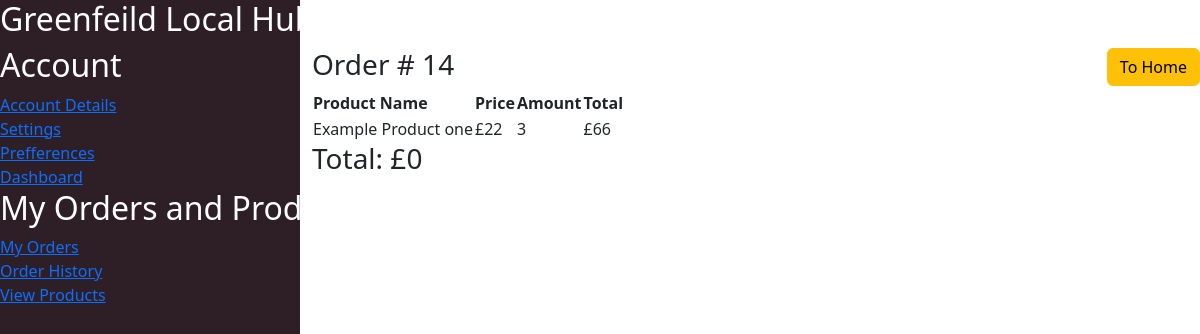
/view-order/14 (signed in), run on the app's committed database.
### tables this page shows
CREATE TABLE "OrderItem" (
        ID integer primary key autoincrement not null,
        CustomerAccountID integer not null,
        ProductID integer not null,
        Amount integer not null default 1,
        BusinessAccountID integer not null,
        OrderID integer,
        foreign key (OrderID) references CustomerOrder (ID) on delete cascade,
        foreign key (CustomerAccountID) references CustomerAccount (ID) on delete cascade,
        foreign key (BusinessAccountID) references BusinessAccount (ID) on delete cascade,
        foreign key (ProductID) references Product (ID) on delete cascade
    );

CREATE TABLE Product (
        ID integer primary key autoincrement not null,
        ProductName varchar(50) not null,
        Description varchar(450) not null,
        Cost decimal(5, 2) not null,
        Unit varchar(10) not null,
        Stock int (3) not null default (0),
        Allergens varchar(250) not null default ('No allergens'),
        Method varchar(500) not null,
        DeliveryAvailable boolean not null default (0),
        CollectionAvailable boolean not null default (0),
        BusinessAccountID integer not null,
        CategoryID integer not null,
        foreign key (BusinessAccountID) references BusinessAccount (ID) on delete cascade,
        foreign key (CategoryID) references Category (ID) on delete cascade
    );

CREATE TABLE "CustomerOrder" (
        ID integer primary key autoincrement not null,
        OrderFufillDate date,
        OrderMadeDate Date not null default (CURRENT_DATE), -- Defaults to the current date YYYY-MM-DD to when customer clicked order
        Status varchar(30) not null,
        Type varchar(10) not null check (
            Type = 'Collection'
            or Type = 'Delivery'
        ),
        "Total" decimal(10, 2) not null default (0),
        BusinessAccountID integer not null,
        CustomerAccountID integer not null,
        foreign key (BusinessAccountID) references BusinessAccount (ID) on delete cascade,
        foreign key (CustomerAccountID) references CustomerAccount (ID) on delete cascade
    );

### app.py (the view)
@app.route("/view-order/<int:id>")
def SingleOrder(id):
    page_name = "Order Details"
    user_id = session.get("user", {}) # Gets user ID from session
    user_type = session.get("type", {})
    item_list = None
    if user_type == "BusinessAccount":
        and_clause = " AND OrderItem.BusinessAccountID = ?"
    else:
        and_clause = " AND OrderItem.CustomerAccountID = ?"
    query = "SELECT * FROM Product LEFT JOIN OrderItem ON OrderItem.ProductID = Product.ID WHERE OrderItem.OrderID = ?" + and_clause
    values = (id, user_id)
    order_total_query = "SELECT Total FROM CustomerOrder WHERE ID = ?"
    order_total_values = (id, )
    order_total = None
    ConnectDB()
    item_list = cursor.execute(query,values).fetchall()
    order_total = cursor.execute(order_total_query, order_total_values).fetchone()
    CloseDB()
    return render_template("dashboard/view_order_single.html", page_name = page_name, item_list = item_list, total = order_total)

### app.py (called while the page is built)
def ConnectDB():
    global conn, cursor # Allows us to use outside of this function
    conn = sqlite3.connect(DB)
    cursor = conn.cursor()

def CloseDB():
    cursor.close()
    conn.close()

### templates/dashboard/view_order_single.html
{% extends "dashboard_base.html" %} {% block content %}
<div class="order-list">
  <h3>Order # {{item_list[0][-1]}}</h3>
  <table>
    <tr>
      <th>Product Name</th>
      <th>Price</th>
      <th>Amount</th>
      <th>Total</th>
    </tr>
    {% for row in item_list %}
    <tr>
      <td>
        {{row[1]}}
      </td>
      <td>
        £{{row[3]}}
      </td>
      <td>
        {{row[-3]}}
      </td>
      <td>
        £{{row[3] * row[-3]}}
      </td>
    </tr>
    {% endfor %}
  </table>
  <h3>Total: £{{total[0]}}</h3>
</div>
{% endblock %}

### static/styles/style.css (style rules this page uses)
:root { --shadow-grey: #2e1f27; --light-green: #9cfc97; --sage-green: #6ba368; --saddle-brown: #824b26; --chocolate: #e07c3e; --text: black; --text2: white; --section-bg: #e8e8e8; --img: rgb(189, 189, 189); }
html { font-family: system-ui, -apple-system, BlinkMacSystemFont, "Segoe UI", Roboto, Oxygen, Ubuntu, Cantarell, "Open Sans", "Helvetica Neue", sans-serif; min-height: 100vh; max-width: 100vw; box-sizing: border-box; color: var(--text); }
body { width: 100%; height: 100%; margin: 0; display: flex; flex-direction: column; flex-wrap: wrap; }
body:has(.navbar-side) { flex-direction: row; }

### data on the page
OrderItem: OrderID "14", ProductName "Example Product one", Cost "22", Amount "3", row[3]*row[-3] "66"
CustomerOrder: Total "0"
